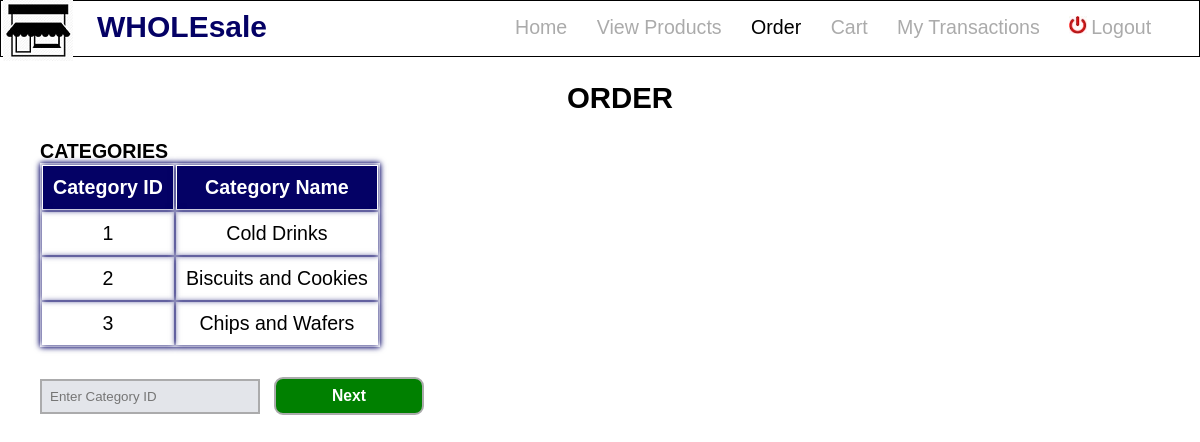
Screenshot of /order.php (signed in) with the database file from the repository.
### tables this page shows
CREATE TABLE `categories` (
  `category_id` int(11) NOT NULL,
  `category_name` varchar(20) DEFAULT NULL
);

### order.php (the view, shortened to what this page needs)
<!DOCTYPE html>
<html>
<head>
	<link rel='stylesheet' href="css/style.css">
</head>
<body>
		<img src="image/whole1.jpg" style="margin-left:3px;float:left"/>
	    <h1 style="float:left;color:#040165;margin:10px 20px;font-size:30px">WHOLEsale</h1>
	    <div class='sidebar'>
	    <ul>
		   <li onclick="location.href='customerHome.php'">Home</li>
		   <li onclick="location.href='viewProductsCustomer.php'">View Products</li>
		   <li class='active' onclick="location.href='order.php'">Order</li>
		   <li onclick="location.href='cart.php'">Cart</li>
		   <li onclick="location.href='customerViewTransactions.php'">My Transactions</li>
		   <li onclick="location.href='logout.php'"><img src="image/logout.jpg" />Logout</li>
	    </ul>
	</div>
<div class='container'>
    <h2>ORDER</h2>
	    <b>CATEGORIES</b>
		<table><tr><th>Category ID</th><th>Category Name</th></tr>
		<?php
			$conn=mysqli_connect("localhost","root","","wholesale");
			$sql="select * from categories";
			$result=mysqli_query($conn,$sql);
			while($row=mysqli_fetch_assoc($result)){
				echo "<tr><td>".$row['category_id']."</td><td>".$row['category_name']."</td></tr>";
			}
			echo "</table><br>";
		?>
		<form action="<?php echo $_SERVER['PHP_SELF']; ?>" method='get'>
			<input class='formInputItem' type=text name="catID" placeholder="Enter Category ID" required><input class='gBtn' type=submit name='submit' value='Next'>
		</form><br><br>
</div>
</body>
</html>

### css/style.css (style rules this page uses)
body { margin:0; font-size:14px; font-family:arial; }
input { padding:8px; background-color:#e3e5ea; margin:7px; border:2px solid #ababac; width:200px; }
ul { margin:0px; border:1px solid black; padding-top:30px; font-size:140%; height:25px; padding:15px; padding-left:500px; }
li { margin-left:4px; padding:3px 10px; color:#ababab; display:inline; }
ul .active { color:black; }
img { margin-right:4px; }
.sidebar { display:inline; }
.container { font-size:140%; }
.container h2 { text-align:center; }
.container table { box-shadow:0px 0px 6px #040165; }
.container table th { background-color:#040165; padding:10px 10px; color:#fff; border:1px solid white; box-shadow:0px 0px 6px #040165; }
.container { margin-left:40px; }
.container table td { padding:10px 10px; text-align:center; box-shadow:0px 0px 6px #040165; }
.container .formInputItem { margin-left:0px }
.gBtn { font-weight:bold; font-size:80%; border-radius:9px; width:150px; background-color:green; color:#fff }

### rows the page displays
categories: category_id "1", category_name "Cold Drinks"
categories: category_id "2", category_name "Biscuits and Cookies"
categories: category_id "3", category_name "Chips and Wafers"
